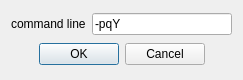
<?xml version="1.0" encoding="UTF-8"?>
<ui version="4.0">
 <exportmacro>SCHNAPPS_PLUGIN_MESHGEN_API</exportmacro>
 <class>Dialog_tetgen</class>
 <widget class="QDialog" name="Dialog_tetgen">
  <property name="geometry">
   <rect>
    <x>0</x>
    <y>0</y>
    <width>243</width>
    <height>80</height>
   </rect>
  </property>
  <property name="windowTitle">
   <string>Export with tetgen</string>
  </property>
  <layout class="QGridLayout" name="gridLayout">
   <item row="0" column="0">
    <widget class="QLabel" name="label">
     <property name="toolTip">
      <string>&lt;html&gt;&lt;head/&gt;&lt;body&gt;&lt;p&gt;-p Tetrahedralizes a picecwise linear complex (.poly or .smesh file).&lt;/p&gt;&lt;p&gt;-q Quality mesh generation. A minimum radius-edge ratio may be specifyed (default 2.0).&lt;/p&gt;&lt;p&gt;-a Applies a maximum tetrahedron volume constraint.&lt;/p&gt;&lt;p&gt;-A Assigns attributes to identify tetrahedra in certain regions.&lt;/p&gt;&lt;p&gt;-r Reconstructs/Refines a previously generated mesh.&lt;/p&gt;&lt;p&gt;-Y Suppresses boundary facets/segments splitting.&lt;/p&gt;&lt;p&gt;-i Inserts a list of additional points into mesh.&lt;/p&gt;&lt;p&gt;-M Does not merge coplanar facets.&lt;/p&gt;&lt;p&gt;-T Set a tolerance for coplanar test (default 1e-8).&lt;/p&gt;&lt;p&gt;-d Detect intersections of PLC facets.&lt;/p&gt;&lt;p&gt;-z Numbers all output items starting from zero.&lt;/p&gt;&lt;p&gt;-o2 Generates second-order subparametric elements.&lt;/p&gt;&lt;p&gt;-B Suppresses output of boundary information.&lt;/p&gt;&lt;p&gt;-I Suppresses mesh iteration numbers.&lt;/p&gt;&lt;p&gt;-C Checks the consistency of the final mesh.&lt;/p&gt;&lt;p&gt;-Q Quiet: No terminal output except errors.&lt;/p&gt;&lt;p&gt;-V Verbose: Detailed information on what I'm doing.&lt;/p&gt;&lt;p&gt;-v Prints the version information.&lt;/p&gt;&lt;p&gt;-h Help: A brief instruction for using TetGen.&lt;/p&gt;&lt;/body&gt;&lt;/html&gt;</string>
     </property>
     <property name="text">
      <string>command line</string>
     </property>
    </widget>
   </item>
   <item row="0" column="1">
    <widget class="QLineEdit" name="lineEdit_tetgen_args">
     <property name="toolTip">
      <string>&lt;html&gt;&lt;head/&gt;&lt;body&gt;&lt;p&gt;-p Tetrahedralizes a picecwise linear complex (.poly or .smesh file).&lt;/p&gt;&lt;p&gt;-q Quality mesh generation. A minimum radius-edge ratio may be specifyed (default 2.0).&lt;/p&gt;&lt;p&gt;-a Applies a maximum tetrahedron volume constraint.&lt;/p&gt;&lt;p&gt;-A Assigns attributes to identify tetrahedra in certain regions.&lt;/p&gt;&lt;p&gt;-r Reconstructs/Refines a previously generated mesh.&lt;/p&gt;&lt;p&gt;-Y Suppresses boundary facets/segments splitting.&lt;/p&gt;&lt;p&gt;-i Inserts a list of additional points into mesh.&lt;/p&gt;&lt;p&gt;-M Does not merge coplanar facets.&lt;/p&gt;&lt;p&gt;-T Set a tolerance for coplanar test (default 1e-8).&lt;/p&gt;&lt;p&gt;-d Detect intersections of PLC facets.&lt;/p&gt;&lt;p&gt;-z Numbers all output items starting from zero.&lt;/p&gt;&lt;p&gt;-o2 Generates second-order subparametric elements.&lt;/p&gt;&lt;p&gt;-B Suppresses output of boundary information.&lt;/p&gt;&lt;p&gt;-I Suppresses mesh iteration numbers.&lt;/p&gt;&lt;p&gt;-C Checks the consistency of the final mesh.&lt;/p&gt;&lt;p&gt;-Q Quiet: No terminal output except errors.&lt;/p&gt;&lt;p&gt;-V Verbose: Detailed information on what I'm doing.&lt;/p&gt;&lt;p&gt;-v Prints the version information.&lt;/p&gt;&lt;p&gt;-h Help: A brief instruction for using TetGen.&lt;/p&gt;&lt;/body&gt;&lt;/html&gt;</string>
     </property>
     <property name="text">
      <string>-pqY</string>
     </property>
    </widget>
   </item>
   <item row="1" column="0" colspan="2">
    <widget class="QDialogButtonBox" name="buttonBox">
     <property name="orientation">
      <enum>Qt::Horizontal</enum>
     </property>
     <property name="standardButtons">
      <set>QDialogButtonBox::Cancel|QDialogButtonBox::Ok</set>
     </property>
     <property name="centerButtons">
      <bool>true</bool>
     </property>
    </widget>
   </item>
  </layout>
 </widget>
 <resources/>
 <connections>
  <connection>
   <sender>buttonBox</sender>
   <signal>accepted()</signal>
   <receiver>Dialog_tetgen</receiver>
   <slot>accept()</slot>
   <hints>
    <hint type="sourcelabel">
     <x>248</x>
     <y>254</y>
    </hint>
    <hint type="destinationlabel">
     <x>157</x>
     <y>274</y>
    </hint>
   </hints>
  </connection>
  <connection>
   <sender>buttonBox</sender>
   <signal>rejected()</signal>
   <receiver>Dialog_tetgen</receiver>
   <slot>reject()</slot>
   <hints>
    <hint type="sourcelabel">
     <x>316</x>
     <y>260</y>
    </hint>
    <hint type="destinationlabel">
     <x>286</x>
     <y>274</y>
    </hint>
   </hints>
  </connection>
 </connections>
</ui>
